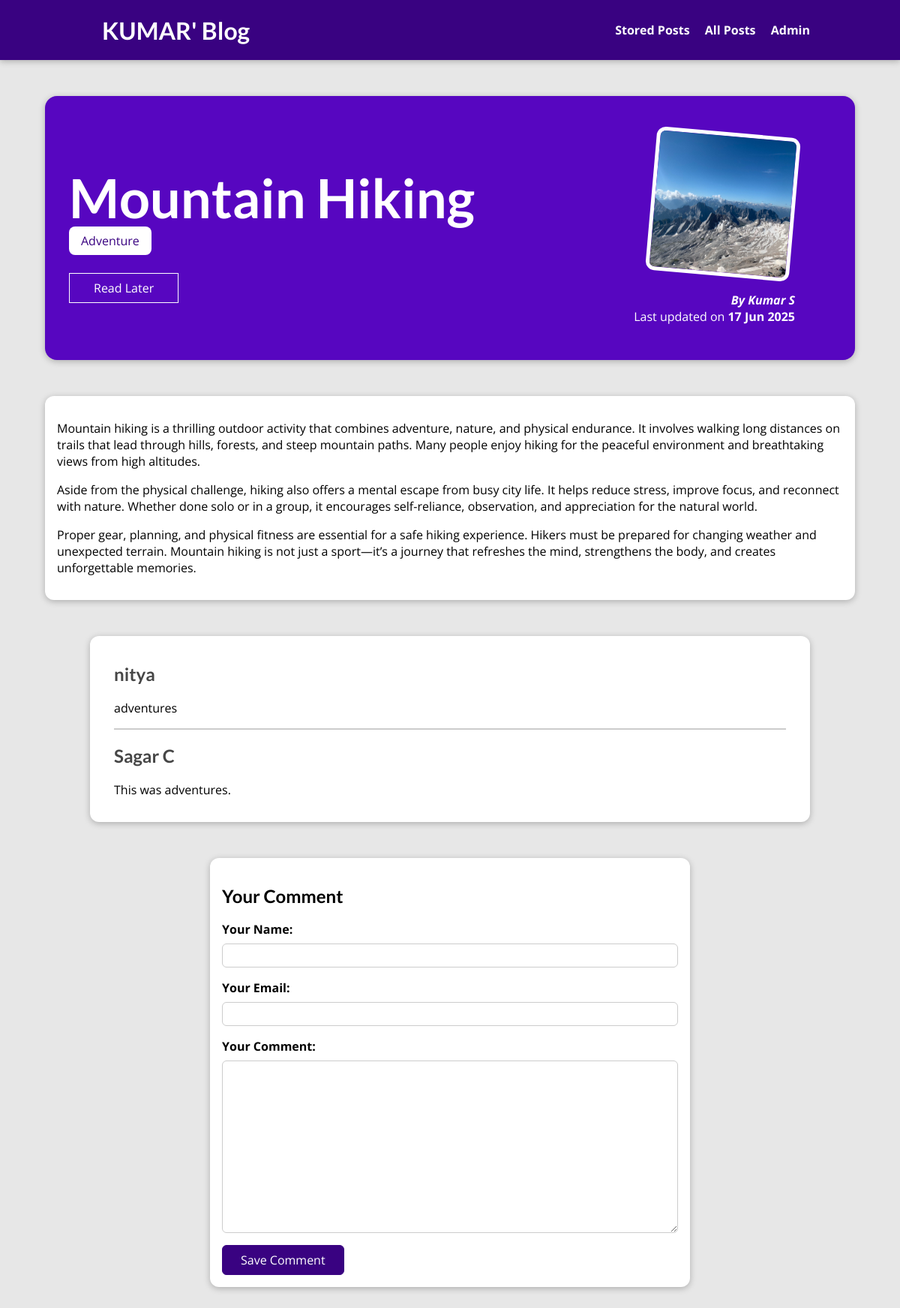
The app's page /posts/mountain-hiking with its own data.
### blog/models.py (models this page shows, shortened)
class Post(models.Model):
    title = models.CharField(max_length=150)
    excerpt = models.CharField(max_length=200)
    image = models.ImageField(upload_to="posts", null=True)
    date = models.DateField(auto_now=True)
    slug = models.SlugField(unique=True, db_index=True)
    content = models.TextField(validators=[MinLengthValidator(10)])
    author = models.ForeignKey(
        Author, on_delete=models.SET_NULL, null=True, related_name="posts")
    tags = models.ManyToManyField(Tag)

class Tag(models.Model):
    caption = models.CharField(max_length=20)

class Author(models.Model):
    first_name = models.CharField(max_length=100)
    last_name = models.CharField(max_length=100)
    email_address = models.EmailField()
    def full_name(self):
        return f"{self.first_name} {self.last_name}"
    def __str__(self):
        return self.full_name()

class Comment(models.Model):
    user_name = models.CharField(max_length=120)
    user_email = models.EmailField()
    text = models.TextField(max_length=400)
    post = models.ForeignKey(
        Post, on_delete=models.CASCADE, related_name="comments")

### blog/views.py (the view, shortened to what this page needs)
# urls.py: path("posts/<slug:slug>", views.SinglePostView.as_view(),
class SinglePostView(View):
    def is_stored_post(self, request, post_id):
        stored_posts = request.session.get("stored_posts")
        if stored_posts is not None:
          is_saved_for_later = post_id in stored_posts
        else:
          is_saved_for_later = False
        return is_saved_for_later
    def get(self, request, slug):
        post = Post.objects.get(slug=slug)
        context = {
            "post": post,
            "post_tags": post.tags.all(),
            "comment_form": CommentForm(),
            "comments": post.comments.all().order_by("-id"),
            "saved_for_later": self.is_stored_post(request, post.id)
        }
        return render(request, "blog/post-detail.html", context)

### blog/forms.py
class CommentForm(forms.ModelForm):
    class Meta:
        model = Comment
        exclude = ["post"]
        labels = {
          "user_name": "Your Name",
          "user_email": "Your Email",
          "text": "Your Comment"
        }

### blog/templates/blog/post-detail.html (shortened to what this page needs)
{% extends "base.html" %}
{% load static %}
{% block css_files %}
<link rel="stylesheet" href="{% static "blog/post-detail.css" %}" />
{% endblock %}
{% block content %}
<section id="summary">
  <h2>{{ post.title }}</h2>
  <div>
    {% for tag in post_tags %}
      <span class="tag">{{ tag.caption }}</span>
    {% endfor %}
  </div>
  <div id="read-later">
    <form action="{% url "read-later" %}" method="POST">
      <button>
        {% if saved_for_later %}
          Remove from "Read Later" List
        {% else %}
          Read Later
        {% endif %}
      </button>
    </form>
  </div>
  <article>
    <img src="{{ post.image.url }}" alt="{{ post.title }}" />
    <address>By <a href="mailto:{{ post.author.email_address }}">{{ post.author }}</a></address>
    <div>Last updated on <time>{{ post.date|date:"d M Y" }}</time></div>
  </article>
</section>
<main>
  {{ post.content|linebreaks }}
</main>
<section id="comments">
  <ul>
    {% for comment in comments %}
      <li>
        <h2>{{ comment.user_name }}</h2>
        <p>{{ comment.text|linebreaks }}</p>
      </li>
    {% endfor %}
  </ul>
</section>
<section id="comment-form">
  <h2>Your Comment</h2>
  <form action="{% url "post-detail-page" post.slug %}" method="POST">
    {% for form_field in comment_form %}
      <div class="form-control {% if form_field.errors %}invalid{% endif %}">
        {{ form_field.label_tag }}
        {{ form_field }}
      </div>
    {% endfor %}
    <button>Save Comment</button>
  </form>
</section>
{% endblock %}

### templates/base.html (shortened to what this page needs)
{% load static %}
<!DOCTYPE html>
<html lang="en">
<head>
  <link rel="stylesheet" href="{% static "app.css" %}">
  {% block css_files %}{% endblock %}
</head>
<body>
  <header id="main-navigation">
    <h1><a href="{% url "starting-page" %}">KUMAR' Blog</a></h1>
    <nav>
      <a href="{% url "read-later" %}">Stored Posts</a>
      <a href="{% url "posts-page" %}">All Posts</a>
      <a href="/admin/login/?next=/admin/">Admin</a>
    </nav>
  </header>
  {% block content %}
  {% endblock %}
</body>
</html>

### static/app.css (style rules this page uses)
* { box-sizing: border-box; }
html { font-family: 'Open Sans', 'Lato', sans-serif; }
body { margin: 0; }
h1, h2, h3 { font-family: 'Lato', sans-serif; font-weight: bold; }
#main-navigation { width: 100%; height: 5rem; display: flex; justify-content: space-between; align-items: center; padding: 0 10%; position: absolute; top: 0; left: 0; }
#main-navigation a { text-decoration: none; color: white; font-weight: bold; margin-left: 1rem; }

### blog/static/blog/post-detail.css (style rules this page uses)
body { background-color: #e7e7e7; }
#main-navigation { background-color: #390281; box-shadow: 0 2px 8px rgba(0, 0, 0, 0.25); }
#summary { margin: 8rem auto 3rem auto; padding: 2rem; width: 90%; max-width: 90rem; border-radius: 16px; background-color: #5706c0; position: relative; box-shadow: 0 2px 8px rgba(0, 0, 0, 0.25); height: 22rem; }
#summary h2 { color: white; font-size: 4.5rem; margin-bottom: 0.25rem; }
#summary article { position: absolute; top: 2rem; right: 3rem; padding: 1rem 2rem; border-radius: 12px; text-align: right; color: white; }
#summary article img { width: 12rem; height: 12rem; border-radius: 12px; transform: rotateZ(5deg); border: 5px solid white; margin-bottom: 1rem; }
#summary address { font-weight: bold; }
#summary a { color: white; text-decoration: none; }
#summary time { font-weight: bold; }
#read-later { margin: 2rem 0; }
#read-later button { background-color: transparent; border: 1px solid white; padding: 0.5rem 2rem; font: inherit; color: white; cursor: pointer; }
main { width: 90%; max-width: 90rem; margin: 3rem auto; background-color: white; padding: 1rem; border-radius: 12px; box-shadow: 0 2px 8px rgba(0, 0, 0, 0.25); }
.tag { background-color: white; color: #390281; padding: 0.5rem 1rem; border-radius: 8px; }
#comment-form { margin: 3rem auto; width: 90%; max-width: 40rem; border-radius: 12px; background-color: white; box-shadow: 0 2px 8px rgba(0, 0, 0, 0.25); padding: 1rem; }
#comment-form button { font: inherit; background-color: #390281; color: white; border: 1px solid #390281; padding: 0.5rem 1.5rem; border-radius: 6px; cursor: pointer; }
.form-control { margin-bottom: 1rem; }
.form-control label { font-weight: bold; margin-bottom: 0.5rem; display: block; }
.form-control input, .form-control textarea { display: block; width: 100%; font: inherit; padding: 0.25rem; border-radius: 6px; border: 1px solid #ccc; }
#comments { margin: 3rem auto; width: 90%; max-width: 60rem; border-radius: 12px; background-color: white; box-shadow: 0 2px 8px rgba(0, 0, 0, 0.25); padding: 1rem 2rem; }
#comments ul { list-style: none; margin: 0; padding: 0; }
#comments li { margin-bottom: 1rem; border-bottom: 2px solid #ccc; }
#comments li:last-of-type { border-bottom: none; }
#comments h2 { color: #464646; }

### records on screen
Post: title "Mountain Hiking", image (picture), author "Kumar S", date "17 Jun 2025", content "Mountain hiking is a thrilling outdoor activity that combines adventure, nature, and physical endurance. It involves walking long distances on trails that lead through hills, forests, and steep mountain paths. Many people enjoy hiking for the peaceful environment and breathtaking views from high altitudes. Aside from the physical challenge, hiking also offers a mental escape from busy city life. It helps reduce stress, improve focus, and reconnect with nature. Whether done solo or in a group, it encourages self-reliance, observation, and appreciation for the natural world. Proper gear, planning, and physical fitness are essential for a safe hiking experience. Hikers must be prepared for…"
Tag: caption "Adventure"
Comment: user_name "nitya", text "adventures"
Comment: user_name "Sagar C", text "This was adventures."
